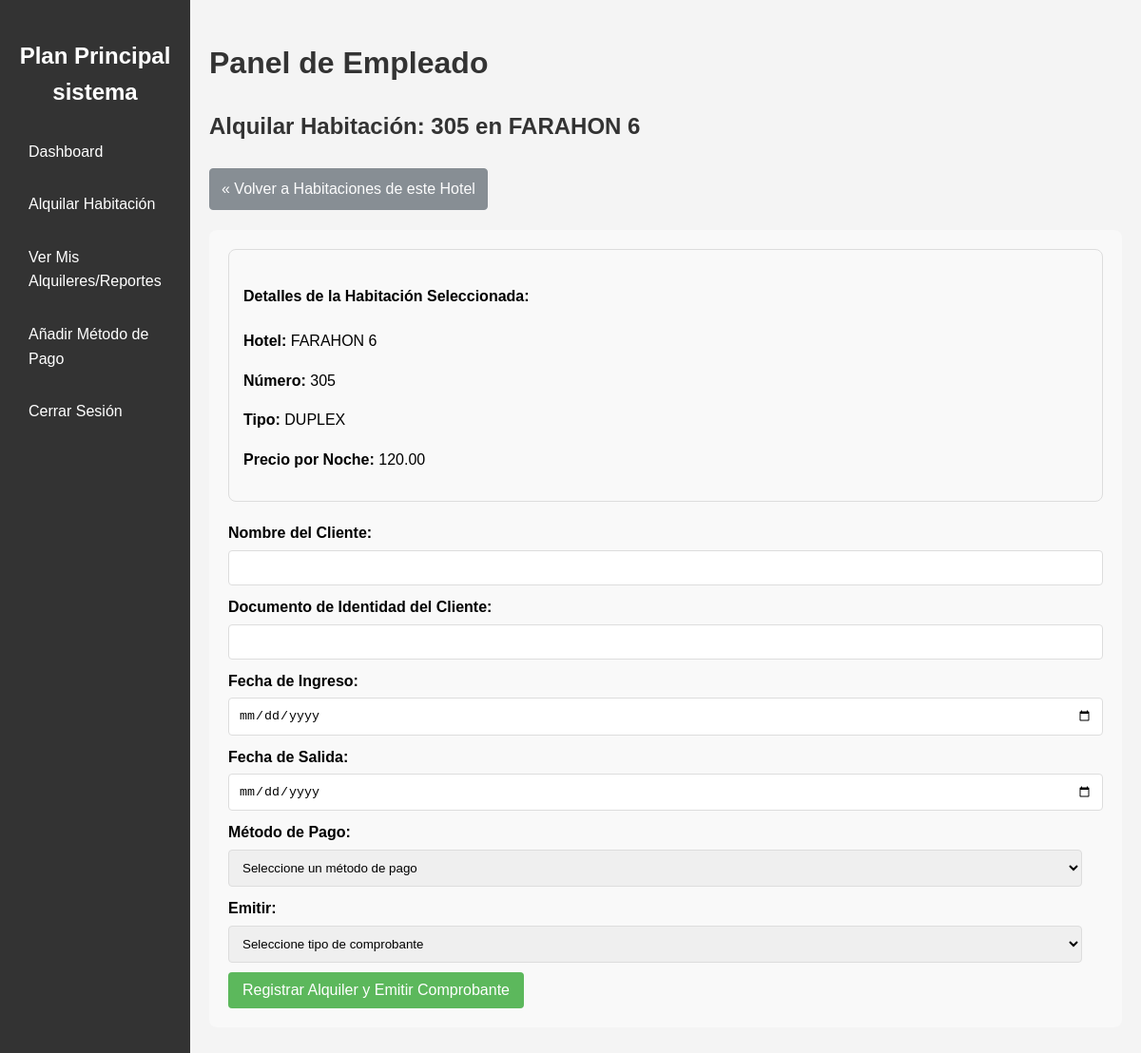
The app's page /employee/rent_room.php?room_id=8 (signed in) with its own data.
### tables this page shows
CREATE TABLE IF NOT EXISTS `rooms` (
  `id` int NOT NULL AUTO_INCREMENT,
  `hotel_id` int DEFAULT NULL,
  `room_number` varchar(20) NOT NULL,
  `room_type` varchar(50) DEFAULT NULL,
  `capacity` int DEFAULT NULL,
  `price_per_night` decimal(10,2) NOT NULL,
  `status` enum('available','occupied','maintenance') DEFAULT 'available',
  `created_at` timestamp NULL DEFAULT CURRENT_TIMESTAMP,
  PRIMARY KEY (`id`),
  UNIQUE KEY `unique_room` (`hotel_id`,`room_number`)
);

CREATE TABLE IF NOT EXISTS `hotels` (
  `id` int NOT NULL AUTO_INCREMENT,
  `name` varchar(100) NOT NULL,
  `address` varchar(255) DEFAULT NULL,
  `phone` varchar(20) DEFAULT NULL,
  `email` varchar(100) DEFAULT NULL,
  `created_at` timestamp NULL DEFAULT CURRENT_TIMESTAMP,
  PRIMARY KEY (`id`)
);

### employee/rent_room.php (the view, shortened to what this page needs)
<?php
include '_employee_header.php';
$room_id = $_GET['room_id'] ?? null;
$room = null;
$hotel = null;
$hotel_id_for_back_link = null;
if ($room_id && is_numeric($room_id)) {
    $stmt = $conn->prepare("SELECT r.id, r.hotel_id, r.room_number, r.room_type, r.capacity, r.price_per_night, r.status,
                            h.name AS hotel_name, h.address AS hotel_address
                            FROM rooms r
                            JOIN hotels h ON r.hotel_id = h.id
                            WHERE r.id = ?");
    $stmt->bind_param("i", $room_id);
    $stmt->execute();
    $result = $stmt->get_result();
    if ($result->num_rows === 1) {
        $room = $result->fetch_assoc();
        $hotel = ['id' => $room['hotel_id'], 'name' => $room['hotel_name'], 'address' => $room['hotel_address']];
        $hotel_id_for_back_link = $room['hotel_id'];
    } else {
        set_message('danger', 'Habitación no encontrada.');
        redirect('view_hotels.php');
    }
} else {
    set_message('danger', 'ID de habitación no especificado.');
    redirect('view_hotels.php');
}
$payment_methods = [];
$sql_payments = "SELECT id, method_name FROM payment_methods ORDER BY method_name";
$result_payments = $conn->query($sql_payments);
if ($result_payments && $result_payments->num_rows > 0) {
    while($row = $result_payments->fetch_assoc()) {
        $payment_methods[] = $row;
    }
} else if (!$result_payments) {
     error_log("RENT_ROOM: Error fetching payment methods: " . $conn->error);
     set_message('warning', 'Error al cargar métodos de pago.');
}
?>
<h2>Alquilar Habitación: <?php echo htmlspecialchars($room['room_number'] . ' en ' . $hotel['name']); ?></h2>
<p>
     <?php if ($hotel_id_for_back_link):  ?>
        <a href="view_rooms_by_hotel.php?hotel_id=<?php echo htmlspecialchars($hotel_id_for_back_link); ?>" style="cursor: pointer;"     class="btn btn-secondary" >&laquo; Volver a Habitaciones de este Hotel</a>
    <?php else:  ?>
         <a href="view_hotels.php" class="btn btn-secondary" style="cursor: pointer;"   >&laquo; Volver a Hoteles</a>
    <?php endif; ?>
</p>
<form action="process_rental.php" method="post">
    <input type="hidden" name="action" value="add_rental"> <div style="border: 1px solid #ddd; padding: 15px; border-radius: 8px; margin-bottom: 20px;">
         <h4>Detalles de la Habitación Seleccionada:</h4>
         <p><strong>Hotel:</strong> <?php echo htmlspecialchars($hotel['name']); ?></p>
         <p><strong>Número:</strong> <?php echo htmlspecialchars($room['room_number']); ?></p>
         <p><strong>Tipo:</strong> <?php echo htmlspecialchars($room['room_type']); ?></p>
         <p><strong>Precio por Noche:</strong> <?php echo htmlspecialchars(number_format($room['price_per_night'], 2)); ?></p>
         </div>
    <div>
        <label for="customer_name">Nombre del Cliente:</label>
        <input type="text" id="customer_name" name="customer_name" required>
    </div>
    <div>
        <label for="customer_id_doc">Documento de Identidad del Cliente:</label>
        <input type="text" id="customer_id_doc" name="customer_id_doc">
    </div>
    <div>
        <label for="check_in_date">Fecha de Ingreso:</label>
        <input type="date" id="check_in_date" name="check_in_date" required>
    </div>
    <div>
        <label for="check_out_date">Fecha de Salida:</label>
        <input type="date" id="check_out_date" name="check_out_date" required>
    </div>
     <div>
        <label for="payment_method_id">Método de Pago:</label>
        <?php if (empty($payment_methods)): ?>
             <p class="alert alert-warning">No hay métodos de pago registrados. <a href="add_payment_method.php">Añada uno aquí</a>.</p>
        <?php else: ?>
        <select id="payment_method_id" name="payment_method_id" required>
            <option value="">Seleccione un método de pago</option>
        </select>
         <?php endif; ?>
    </div>
    <div>
        <label for="receipt_type">Emitir:</label>
        <select id="receipt_type" name="receipt_type" required>
            <option value="">Seleccione tipo de comprobante</option>
        </select>
    </div>
    <div>
        <button type="submit">Registrar Alquiler y Emitir Comprobante</button>
    </div>
</form>
<?php
include '_employee_footer.php';
?>

### css/style.css (style rules this page uses)
body { font-family: sans-serif; line-height: 1.6; margin: 0; padding: 0; background-color: #f4f4f4; }
h1, h2, h3 { color: #333; }
form { background: #f9f9f9; padding: 20px; border-radius: 8px; margin-bottom: 20px; }
form label { display: block; margin-bottom: 5px; font-weight: bold; }
form input[type="text"], form input[type="number"], form input[type="email"], form input[type="password"], form input[type="date"], form select, form textarea { width: calc(100% - 22px); padding: 10px; margin-bottom: 10px; border: 1px solid #ddd; border-radius: 4px; }
form button { background-color: #5cb85c; color: white; padding: 10px 15px; border: none; border-radius: 4px; cursor: pointer; font-size: 1em; }
.btn { display: inline-block; padding: 8px 12px; margin: 5px 0; border-radius: 4px; text-decoration: none; color: white; background-color: #0275d8; border: 1px solid #0275d8; }
.btn-secondary { background-color: #6c757d; border-color: #6c757d; color: white; cursor: not-allowed; opacity: 0.8; }

### records on screen
rooms: room_number.name "305 en FARAHON 6", hotel.name "FARAHON 6", room_number "305", room_type "DUPLEX", price_per_night "120.00"
